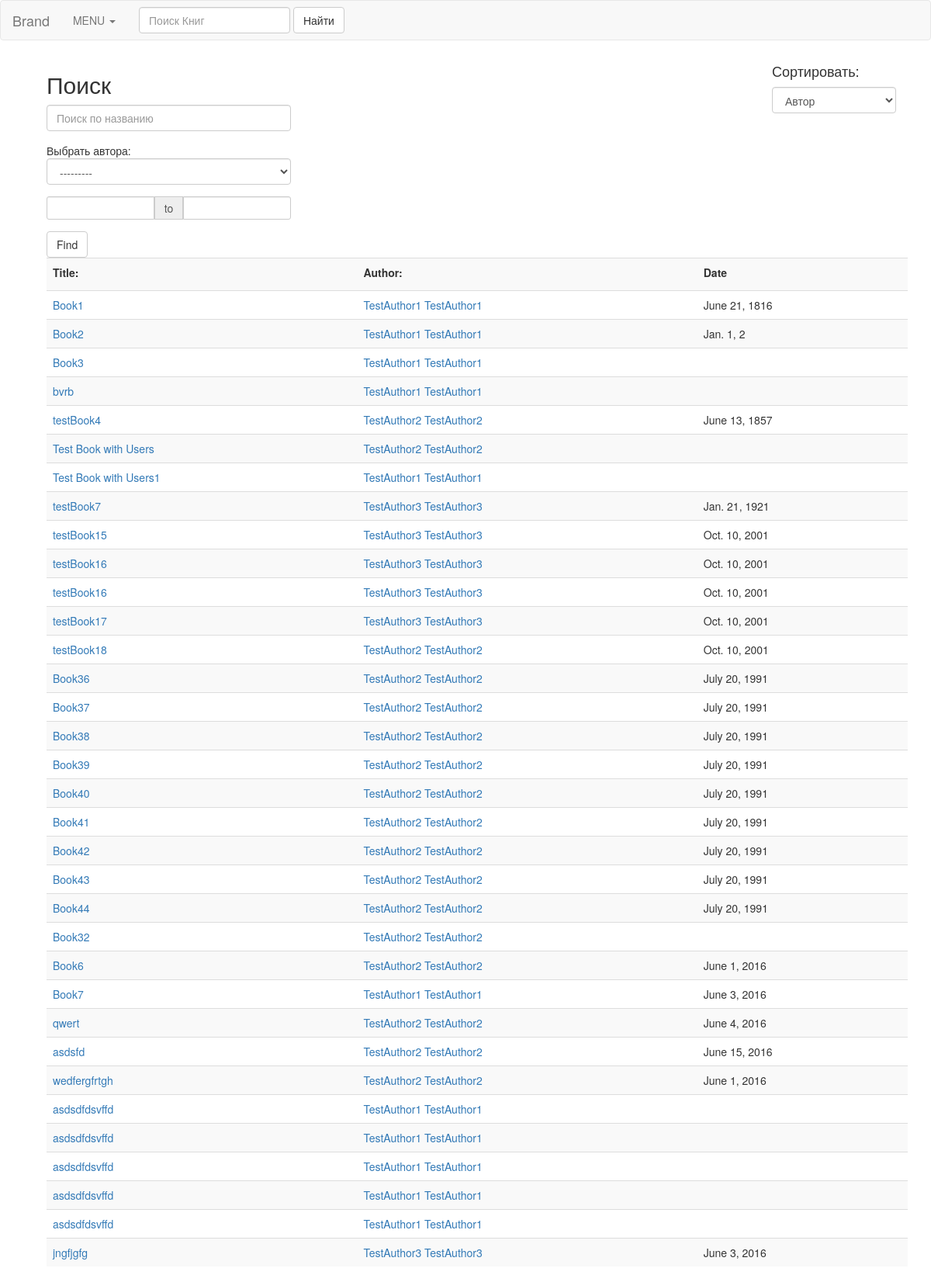
The page / on the database its author committed.
### library/models.py (models this page shows, shortened)
class Book(models.Model):
    title = models.CharField(max_length=200)
    author = models.ForeignKey(Author)
    user_now = models.ForeignKey(User, blank=True, null=True)
    user_before = models.ManyToManyField(User,
                                         related_name='ex_user', blank=True)
    date = models.DateField(blank=True, null=True)

class Author(models.Model):
    first_name = models.CharField(max_length=200)
    last_name = models.CharField(max_length=200)

### library/views.py (the view)
# urls.py: url(r'^$', FindBook.as_view(), name='books'),
class FindBook(Tabs, ListView):
    model = Book
    template_name = 'library/book_list.html'
    active_tab = 'find_book'
    def get_context_data(self, **kwargs):
        context = super(FindBook, self).get_context_data(**kwargs)
        context['authors'] = Author.objects.all()
        context['search'] = self.request.GET.get('find')
        context['begin_date'] = self.request.GET.get('date1')
        context['end_date'] = self.request.GET.get('date2')
        try:
            context['sel_author'] = int(self.request.GET.get('select_author'))
        except (ValueError, TypeError):
            context['sel_author'] = ''
        return context
    def get_queryset(self):
        query = super(FindBook, self).get_queryset()
        title = self.request.GET.get('find')
        if title:
            query = query.filter(title__icontains=title)
        author = self.request.GET.get('select_author')
        if author:
            query = query.filter(author_id=author)
        begin_date = self.request.GET.get('start')
        end_date = self.request.GET.get('end')
        if self.validate_date(begin_date):
            query = query.filter(date__gte=begin_date)
        if self.validate_date(end_date):
            query = query.filter(date__lte=end_date)
        sort_query = self.request.GET.get('sorted')
        if sort_query:
            query = query.order_by(sort_query)
        return query
    @staticmethod
    def validate_date(date):
        try:
            datetime.datetime.strptime(date, "%Y-%m-%d")
        except (TypeError, ValueError):
            return False
        return True

### library/models.py (called while the page is built)
    def __unicode__(self):
        return ''.join([self.name_tabs])

### library/views.py (called while the page is built)
    def get_context_data(self, **kwargs):
        context = super(Tabs, self).get_context_data()
        context['active'] = self.active_tab
        context['tabs'] = TabsMenu.objects.all()
        return context

### library/templates/library/book_list.html (shortened to what this page needs)
{% extends 'library/base.html' %}
{% block content %}
    <div class="container-fluid">
        <div class="container">
            <form class="form-horizontal " action="{% url 'library:books' %}" method="get">
                <div class="col-md-10">
                    <div class="col-md-9">
                    <h2>Поиск</h2>
                        <div class="form-group">
                            <div class="col-lg-6">
                                <input class="form-control" type="text" name="find" placeholder="Поиск по названию"
                                       value="{% if search %}{{ search }}{% endif %}">
                            </div>
                        </div>
                        <div class="form-group">
                            <div class="col-lg-6">
                                Выбрать автора:
                                <select name="select_author" class="form-control">
                                    <option value="">---------</option>
                                </select>
                            </div>
                        </div>
                        <div class="form-group">
                            <div class='col-lg-6'>
                                <div id="sandbox-container">
                                    <div class="input-daterange input-group" id="datepicker">
                                        <input type="text" class="input-sm form-control" name="start" />
                                        <span class="input-group-addon">to</span>
                                        <input type="text" class="input-sm form-control" name="end" />
                                    </div>
                                </div>
                            </div>
                        </div>
                        <input class="btn btn-default" type="submit" value="Find">
                    </div>
                </div>
                <div class="col-md-2">
                    <h4>Сортировать:</h4>
                    <div class="form-group">
                        <div class="col-sm-12">
                            <select name="sorted" class="form-control">
                                <option value="author">Автор</option>
                            </select>
                        </div>
                    </div>
                </div>
            </form>
        </div>
        <div class="container">
            <div class="container">
                <div class="col-sm-12">
                    <table class="table table-striped">
                        <tr>
                            <th><label>Title:</label></th>
                            <th><label>Author:</label></th>
                            <th><label>Date</label></th>
                        </tr>
                        {% for book in object_list %}
                            <tr>
                                <td><a href="{% url "library:books_detail" book.id %}">{{ book.title }}</a></td>
                                <td>
                                    <a href="{% url "library:authors"%}?author_id={{ book.author.id }}" >
                                        {{ book.author.last_name }} {{ book.author.first_name }}
                                    </a>
                                </td>
                                <td> {% if book.date %} {{ book.date }} {% endif %}</td>
                            </tr>
                        {% endfor %}
                    </table>
                </div>
            </div>
        </div>
    </div>
{% endblock %}

### library/templates/library/base.html (shortened to what this page needs)
<!DOCTYPE html>
<html lang="en">
<head>
    {%load staticfiles%}
    <link href="{% static 'lib/bootstrap.css' %}" rel="stylesheet">
    <link rel="stylesheet" href="{% static 'bower_components/datepicker/css/bootstrap-datepicker.min.css' %}" />
    <link rel="stylesheet" href="{% static 'lib/bootstrap.css' %}" />
</head>
<body>
<nav class="navbar navbar-default">
    <div class="container-fluid">
        <div class="navbar-header">
            <a class="navbar-brand" href="{% url 'library:books' %}">Brand</a>
        </div>
        <div class="collapse navbar-collapse" id="bs-example-navbar-collapse-1">
            <ul class="nav navbar-nav">
                <li class="dropdown">
                    <a href="#" class="dropdown-toggle" data-toggle="dropdown"
                       role="button" aria-haspopup="true"
                       aria-expanded="false">MENU <span class="caret"></span>
                    </a>
                </li>
            </ul>
            <form class="navbar-form navbar-left" role="search"
                  action="{% url 'library:books' %}" method="get">
                <div class="form-group">
                    <input type="text" class="form-control" placeholder="Поиск Книг" name="find">
                </div>
                <button type="submit" class="btn btn-default">Найти</button>
            </form>
        </div>
    </div>
</nav>
{% block content %} {% endblock %}
</body>
</html>

### rows shown on the page
Book: title "Book1", author.last_name "TestAuthor1", author.first_name "TestAuthor1", date "June 21, 1816"
Book: title "Book2", author.last_name "TestAuthor1", author.first_name "TestAuthor1", date "Jan. 1, 2"
Book: title "Book3", author.last_name "TestAuthor1", author.first_name "TestAuthor1"
Book: title "bvrb", author.last_name "TestAuthor1", author.first_name "TestAuthor1"
Book: title "testBook4", author.last_name "TestAuthor2", author.first_name "TestAuthor2", date "June 13, 1857"
Book: title "Test Book with Users", author.last_name "TestAuthor2", author.first_name "TestAuthor2"
Book: title "Test Book with Users1", author.last_name "TestAuthor1", author.first_name "TestAuthor1"
Book: title "testBook7", author.last_name "TestAuthor3", author.first_name "TestAuthor3", date "Jan. 21, 1921"
Book: title "testBook15", author.last_name "TestAuthor3", author.first_name "TestAuthor3", date "Oct. 10, 2001"
Book: title "testBook16", author.last_name "TestAuthor3", author.first_name "TestAuthor3", date "Oct. 10, 2001"
Book: title "testBook16", author.last_name "TestAuthor3", author.first_name "TestAuthor3", date "Oct. 10, 2001"
Book: title "testBook17", author.last_name "TestAuthor3", author.first_name "TestAuthor3", date "Oct. 10, 2001"
Book: title "testBook18", author.last_name "TestAuthor2", author.first_name "TestAuthor2", date "Oct. 10, 2001"
Book: title "Book36", author.last_name "TestAuthor2", author.first_name "TestAuthor2", date "July 20, 1991"
Book: title "Book37", author.last_name "TestAuthor2", author.first_name "TestAuthor2", date "July 20, 1991"
Book: title "Book38", author.last_name "TestAuthor2", author.first_name "TestAuthor2", date "July 20, 1991"
Book: title "Book39", author.last_name "TestAuthor2", author.first_name "TestAuthor2", date "July 20, 1991"
Book: title "Book40", author.last_name "TestAuthor2", author.first_name "TestAuthor2", date "July 20, 1991"
Book: title "Book41", author.last_name "TestAuthor2", author.first_name "TestAuthor2", date "July 20, 1991"
Book: title "Book42", author.last_name "TestAuthor2", author.first_name "TestAuthor2", date "July 20, 1991"
Book: title "Book43", author.last_name "TestAuthor2", author.first_name "TestAuthor2", date "July 20, 1991"
Book: title "Book44", author.last_name "TestAuthor2", author.first_name "TestAuthor2", date "July 20, 1991"
Book: title "Book32", author.last_name "TestAuthor2", author.first_name "TestAuthor2"
Book: title "Book6", author.last_name "TestAuthor2", author.first_name "TestAuthor2", date "June 1, 2016"
Book: title "Book7", author.last_name "TestAuthor1", author.first_name "TestAuthor1", date "June 3, 2016"
Book: title "qwert", author.last_name "TestAuthor2", author.first_name "TestAuthor2", date "June 4, 2016"
Book: title "asdsfd", author.last_name "TestAuthor2", author.first_name "TestAuthor2", date "June 15, 2016"
Book: title "wedfergfrtgh", author.last_name "TestAuthor2", author.first_name "TestAuthor2", date "June 1, 2016"
Book: title "asdsdfdsvffd", author.last_name "TestAuthor1", author.first_name "TestAuthor1"
Book: title "asdsdfdsvffd", author.last_name "TestAuthor1", author.first_name "TestAuthor1"
Book: title "asdsdfdsvffd", author.last_name "TestAuthor1", author.first_name "TestAuthor1"
Book: title "asdsdfdsvffd", author.last_name "TestAuthor1", author.first_name "TestAuthor1"
Book: title "asdsdfdsvffd", author.last_name "TestAuthor1", author.first_name "TestAuthor1"
Book: title "jngfjgfg", author.last_name "TestAuthor3", author.first_name "TestAuthor3", date "June 3, 2016"
